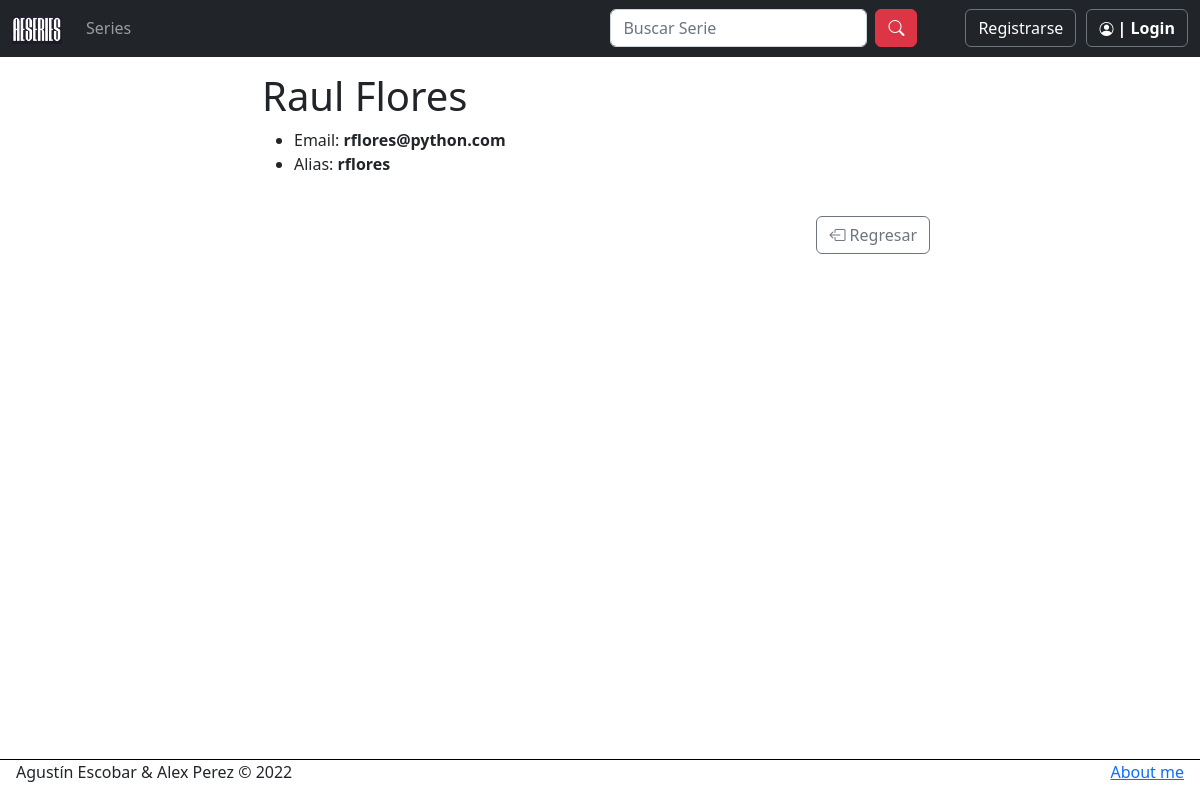
/usuarios/binger/1, run on the app's committed database.
### usuarios/models.py (models this page shows, shortened)
class Binger(models.Model):
    nombre = models.CharField(max_length=50)
    apellido = models.CharField(max_length=50)
    email = models.EmailField()
    alias = models.CharField(max_length=20)

### usuarios/views.py (the view)
# urls.py: path("binger/<id>", views.ver_bingers, name="VerBinger"),
def ver_bingers(request, id):
    user = Binger.objects.get(id=id)
    return render(request, "usuarios/ver_binger.html", {"binger": user})

### usuarios/templates/usuarios/ver_binger.html
{% extends 'layout.html' %}
{% block contenido %}
<h1>{{ binger.nombre }} {{ binger.apellido }}</h1>
<ul>
    <li>Email:  <b>{{ binger.email }}</b></li>
    <li>Alias:  <b>{{ binger.alias }}</b></li>
</ul>
<div class="py-4" style="float: right; margin-right: 8px;"><a class="btn btn-outline-secondary" href="{% url 'ListaBingers' %}"><i class="bi bi-box-arrow-left"></i> Regresar</a></div>
{% endblock contenido %}

### data on the page
Binger: nombre "Raul", apellido "Flores", email "rflores@python.com", alias "rflores"
